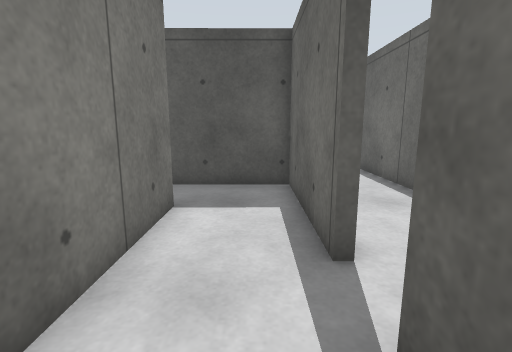
[1] (above)

24 first-person views from a walk through a Gazebo world. The camera is 0.94 m above the floor, tilts 10° down and sees 85° across. The floor is counted in squares, 0.5 m on a side. Each view is taken from the middle of a square. On the plan, view 1 faces up. The plan holds only what a view shows up to about 16 squares ahead; the rest is blank. The place goes on beyond the plan. Some stock models are drawn as simple stand-ins.

[2]
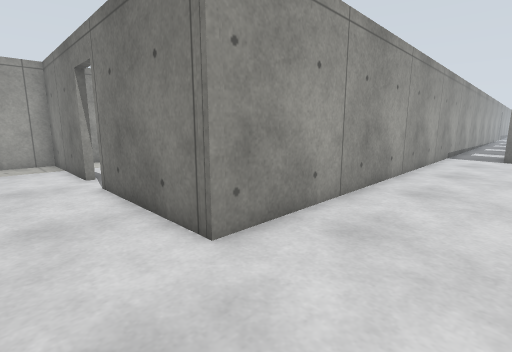

[3]
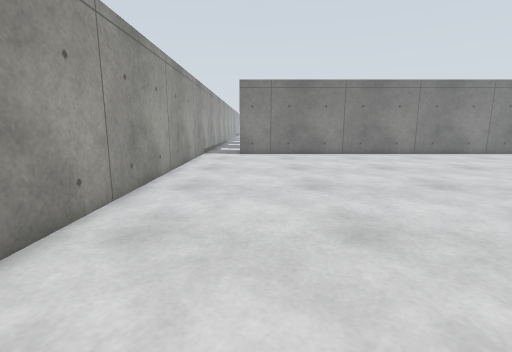

[4]
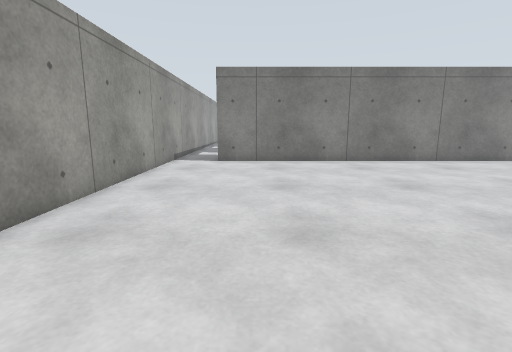

[5]
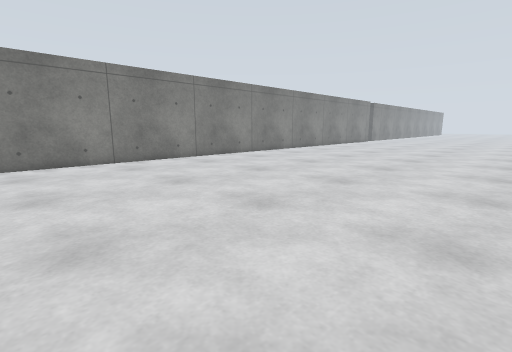

[6]
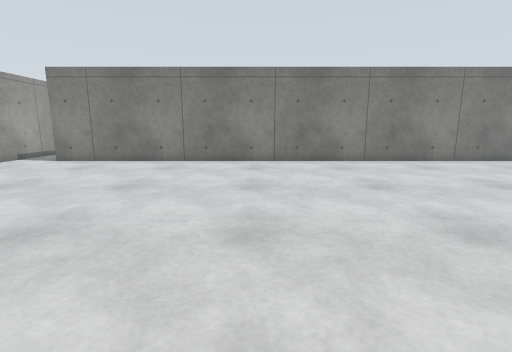

[7]
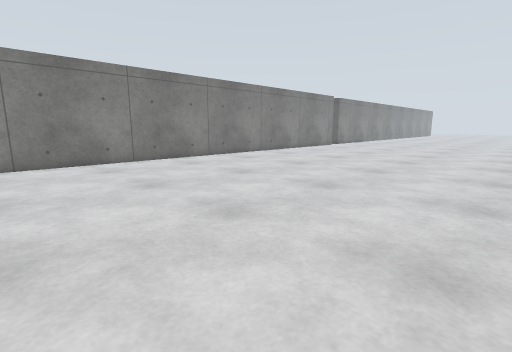

[8]
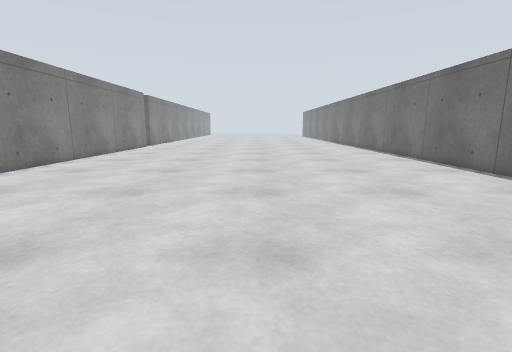

[9]
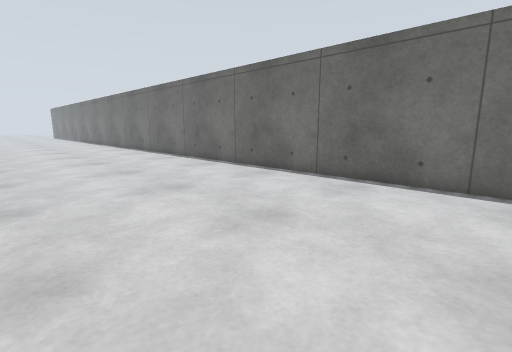

[10]
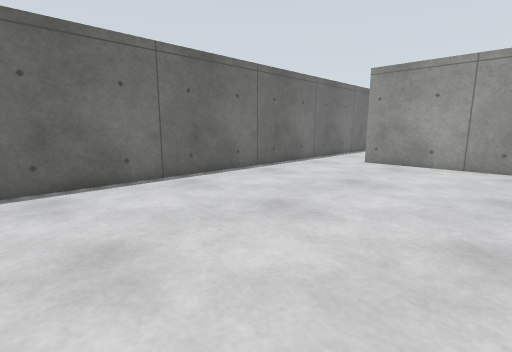

[11]
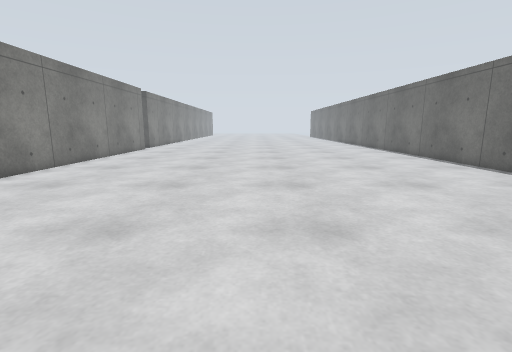

[12]
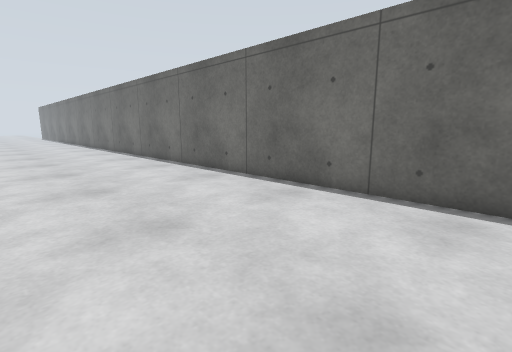

[13]
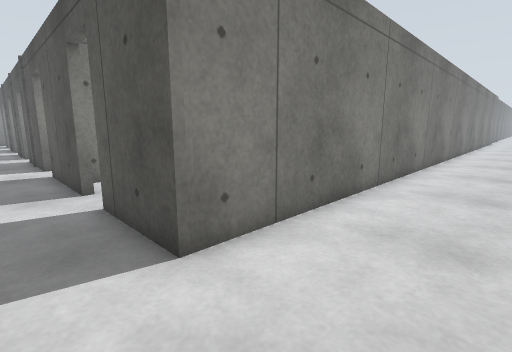

[14]
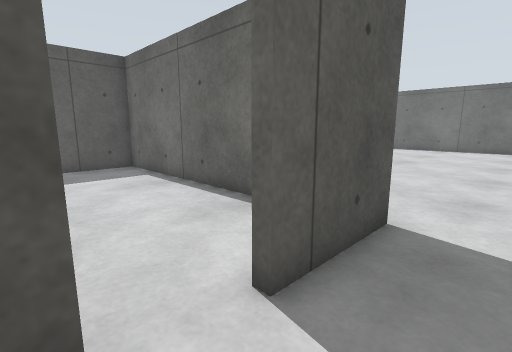

[15]
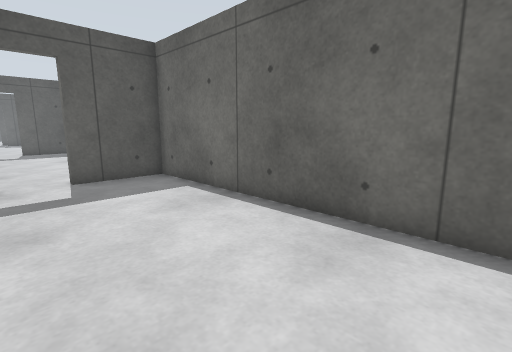

[16]
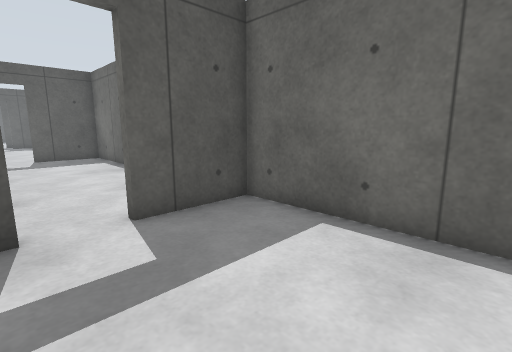

[17]
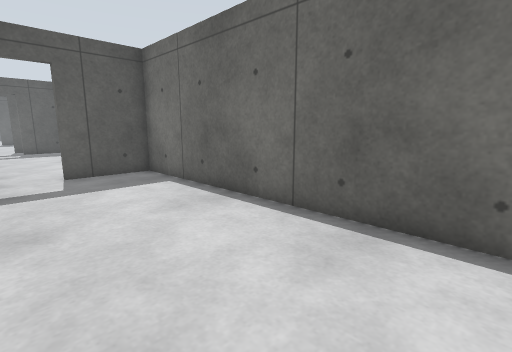

[18]
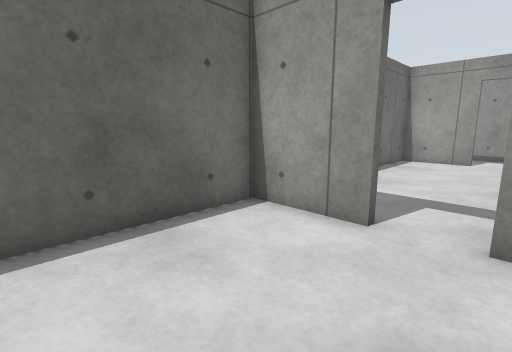

[19]
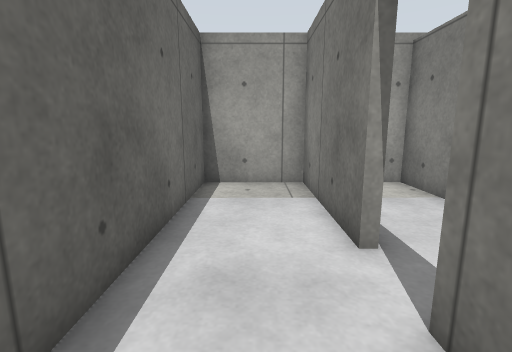

[20]
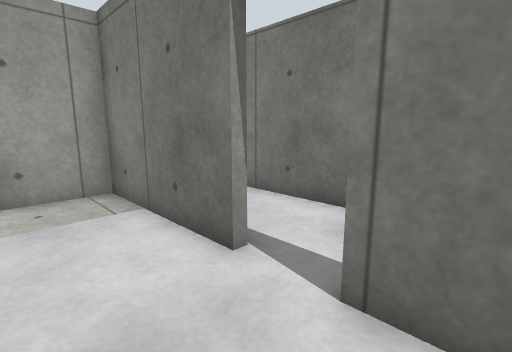

[21]
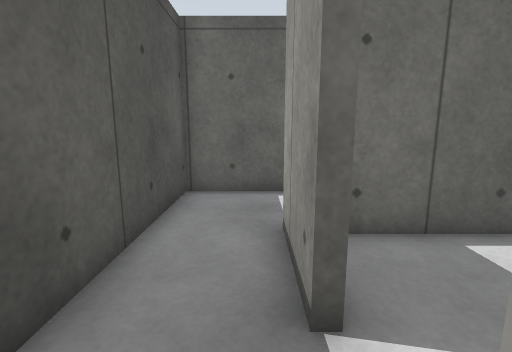

[22]
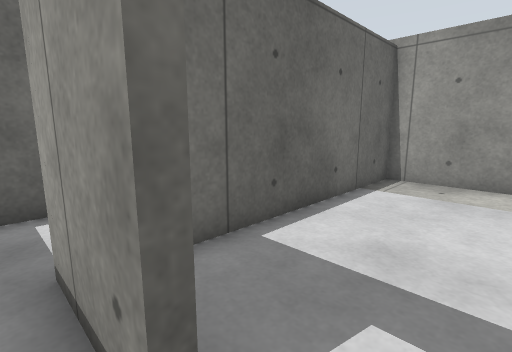

[23]
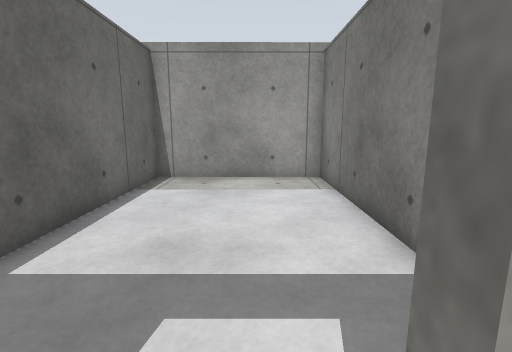

[24]
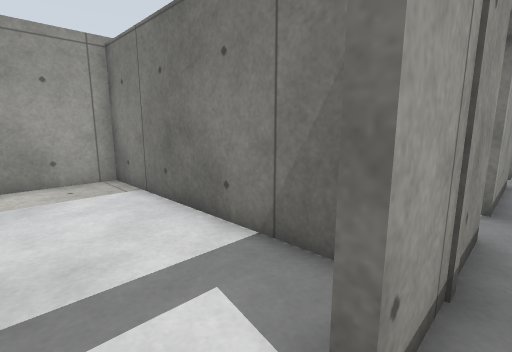

### Floor plan
Ten units are one square. View 1 is at (0, 0); x grows to the right and y downward. Boxes are objects, and circles mark ways between rooms. Rooms are numbered by the first view taken in them; rooms with no view inside come last. Other rooms are left out.
<svg viewBox="-221 -431 274 471">
<path fill="none" stroke="#000" d="M-107 -65 -64 -65M-47 -65 -20 -65 -20 34 -3 34M-166 -65 -125 -65M11 -37 11 -91 -52 -90M11 -10 11 -19M47 -82 46 -426M-165 -93 14 -94 14 -37M-206 -119 -216 -119M-199 -93 -185 -93M-155 -425 -155 -119 -189 -119M14 -19 14 34 48 34 47 -43M-189 -122 -158 -122 -158 -236 -189 -236M-189 -239 -158 -239 -158 -367 -189 -368M-84 -52 -84 35 -23 34 -23 -54"/>
<circle cx="10" cy="-25" r="3" fill="#2a7"/>
<circle cx="-55" cy="-60" r="3" fill="#2a7"/>
<circle cx="-195" cy="-120" r="3" fill="#2a7"/>
<circle cx="-195" cy="-240" r="3" fill="#2a7"/>
<text x="-80" y="-70">1</text>
<text x="-50" y="-240">2</text>
<text x="-190" y="-180">3</text>
<text x="-190" y="-310">4</text>
<text x="-50" y="-20">5</text>
</svg>
Room 1 opens to room 2. Room 1 opens to room 5. Room 2 opens to room 3. Room 3 opens to room 4.

Where each view was taken, in squares from view 1:
view 1: 0 up, 0 right, facing up
view 2: 13 up, 4 right, facing down-left
view 3: 13 up, 4 right, facing left
view 4: 14 up, 0 right, facing left
view 5: 14 up, 0 right, facing up-left
view 6: 23 up, 0 right, facing left
view 7: 23 up, 0 right, facing up-left
view 8: 23 up, 5 left, facing up
view 9: 23 up, 5 left, facing up-right
view 10: 24 up, 5 left, facing down-right
view 11: 26 up, 6 left, facing up
view 12: 26 up, 3 left, facing up-right
view 13: 10 up, 12 left, facing up-left
view 14: 10 up, 21 left, facing up-right
view 15: 13 up, 21 left, facing up-right
view 16: 18 up, 21 left, facing up-right
view 17: 25 up, 21 left, facing up-right
view 18: 29 up, 21 left, facing down-right
view 19: 6 up, 3 right, facing down
view 20: 5 up, 4 right, facing down-left
view 21: 7 up, 7 left, facing right
view 22: 7 up, 6 left, facing down-right
view 23: 7 up, 6 left, facing down
view 24: 7 up, 5 left, facing down-left
